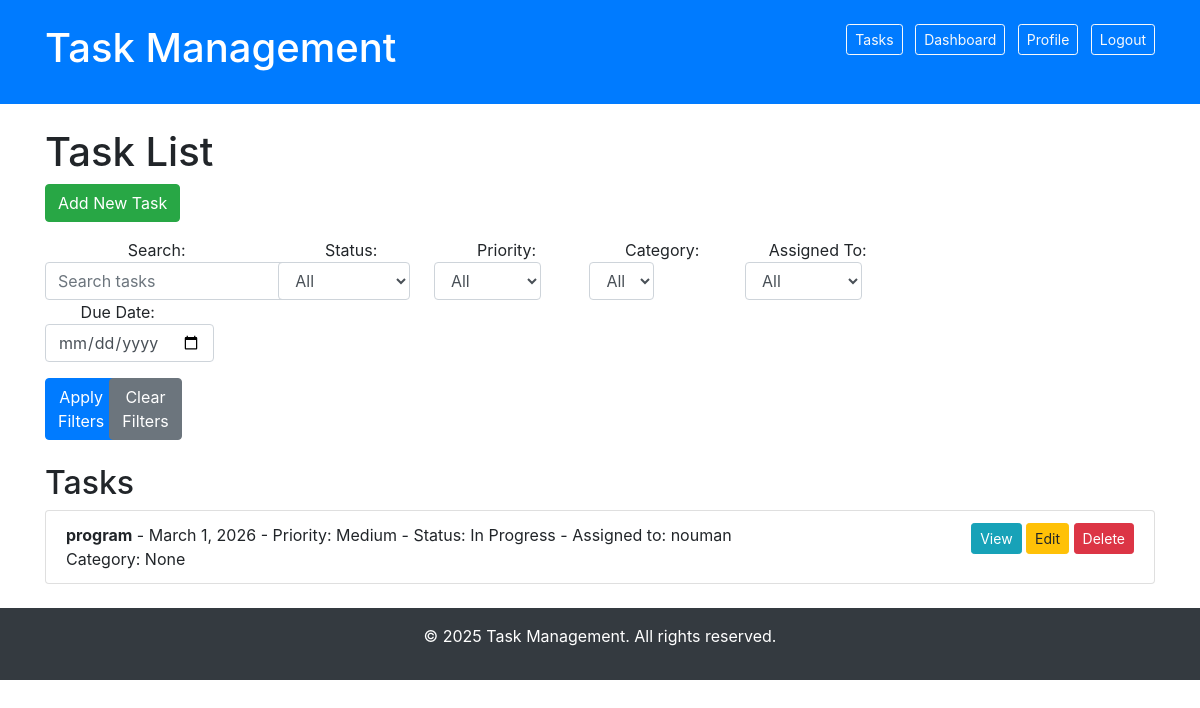
The app's page / (signed in) with its own data.
### project/models.py (models this page shows, shortened)
class Task(models.Model):
    STATUS_CHOICES = [
        ('Pending', 'Pending'),
        ('In Progress', 'In Progress'),
        ('Completed', 'Completed'),
    ]
    PRIORITY_CHOICES = [
        ('Low', 'Low'),
        ('Medium', 'Medium'),
        ('High', 'High'),
    ]
    title = models.CharField(max_length=200)
    description = models.TextField(blank=True)
    due_date = models.DateField()
    priority = models.CharField(max_length=10, choices=PRIORITY_CHOICES, default='Medium')
    status = models.CharField(max_length=15, choices=STATUS_CHOICES, default='Pending')
    assigned_to = models.ManyToManyField(User, blank=True, related_name='tasks')
    category = models.ForeignKey(Category, on_delete=models.SET_NULL, null=True, blank=True)
    tags = models.ManyToManyField(Tag, blank=True)

### project/views.py (the view)
# urls.py: path('', views.task_list, name='task_list'),
@login_required
def task_list(request):
    tasks = Task.objects.select_related('category').prefetch_related('tags', 'assigned_to')
    filters = Q()
    filter_params = {
        'status': request.GET.get('status'),
        'priority': request.GET.get('priority'),
        'category': request.GET.get('category'),
        'tag': request.GET.get('tag'),
        'due_date': request.GET.get('due_date'),
        'assigned_to': request.GET.get('assigned_to'),
        'search': request.GET.get('search'),
    }
    if filter_params['status']:
        filters &= Q(status=filter_params['status'])
    if filter_params['priority']:
        filters &= Q(priority=filter_params['priority'])
    if filter_params['category']:
        filters &= Q(category__name=filter_params['category'])
    if filter_params['tag']:
        filters &= Q(tags__name=filter_params['tag'])
    if filter_params['due_date']:
        filters &= Q(due_date=filter_params['due_date'])
    if filter_params['assigned_to']:
        filters &= Q(assigned_to__username=filter_params['assigned_to'])
    if filter_params['search']:
        filters &= Q(title__icontains=filter_params['search']) | Q(description__icontains=filter_params['search'])
    tasks = tasks.filter(filters).distinct()
    return render(request, 'project/task_list.html', {
        'tasks': tasks,
        'categories': Category.objects.all(),
        'tags': Tag.objects.all(),
        'users': User.objects.all(),
        **filter_params
    })

### project/templates/project/task_list.html (shortened to what this page needs)
{% extends 'project/base.html' %}
{% block content %}
<h1>Task List</h1>
<a href="{% url 'task_create' %}" class="btn btn-success mb-3">Add New Task</a>
<form method="GET" class="form-inline mb-4">
    <div class="form-row">
        <div class="col-md-3">
            <label for="search">Search:</label>
            <input type="text" name="search" class="form-control" value="{{ search_query }}" placeholder="Search tasks">
        </div>
        <div class="col-md-2">
            <label for="status">Status:</label>
            <select name="status" class="form-control">
                <option value="">All</option>
            </select>
        </div>
        <div class="col-md-2">
            <label for="priority">Priority:</label>
            <select name="priority" class="form-control">
                <option value="">All</option>
            </select>
        </div>
        <div class="col-md-2">
            <label for="category">Category:</label>
            <select name="category" class="form-control">
                <option value="">All</option>
            </select>
        </div>
        <div class="col-md-2">
            <label for="assigned_to">Assigned To:</label>
            <select name="assigned_to" class="form-control">
                <option value="">All</option>
            </select>
        </div>
        <div class="col-md-2">
            <label for="due_date">Due Date:</label>
            <input type="date" name="due_date" class="form-control" value="{{ due_date_filter }}">
        </div>
    </div>
    <div class="form-row mt-3">
        <div class="col-md-3">
            <button type="submit" class="btn btn-primary">Apply Filters</button>
        </div>
        <div class="col-md-3">
            <a href="{% url 'task_list' %}" class="btn btn-secondary">Clear Filters</a>
        </div>
    </div>
</form>
<h2>Tasks</h2>
{% if tasks %}
<ul class="list-group">
    {% for task in tasks %}
        <li class="list-group-item">
            <div class="d-flex justify-content-between">
                <div>
                    <strong>{{ task.title }}</strong> - {{ task.due_date }} -
                    <span>Priority: {{ task.priority }}</span> -
                    <span>Status: {{ task.status }}</span> -
                    <span>Assigned to:
                        {% if task.assigned_to.all %}
                            {{ task.assigned_to.all|join:", " }}
                        {% else %}
                            No users assigned
                        {% endif %}
                    </span>
                    <br>
                    <span>Category: {% if task.category %}{{ task.category.name }}{% else %}None{% endif %}</span>
                </div>
                <div class="text-right">
                    <a href="{% url 'task_detail' task.id %}" class="btn btn-info btn-sm">View</a>
                    <a href="{% url 'task_update' task.id %}" class="btn btn-warning btn-sm">Edit</a>
                    <a href="{% url 'task_delete' task.id %}" class="btn btn-danger btn-sm">Delete</a>
                </div>
            </div>
        </li>
    {% endfor %}
</ul>
{% else %}
    <p>No tasks found.</p>
{% endif %}
{% endblock %}

### records on screen
Task: title "program", due_date "March 1, 2026", priority "Medium", status "In Progress", assigned_to.all "nouman", shows "None"
